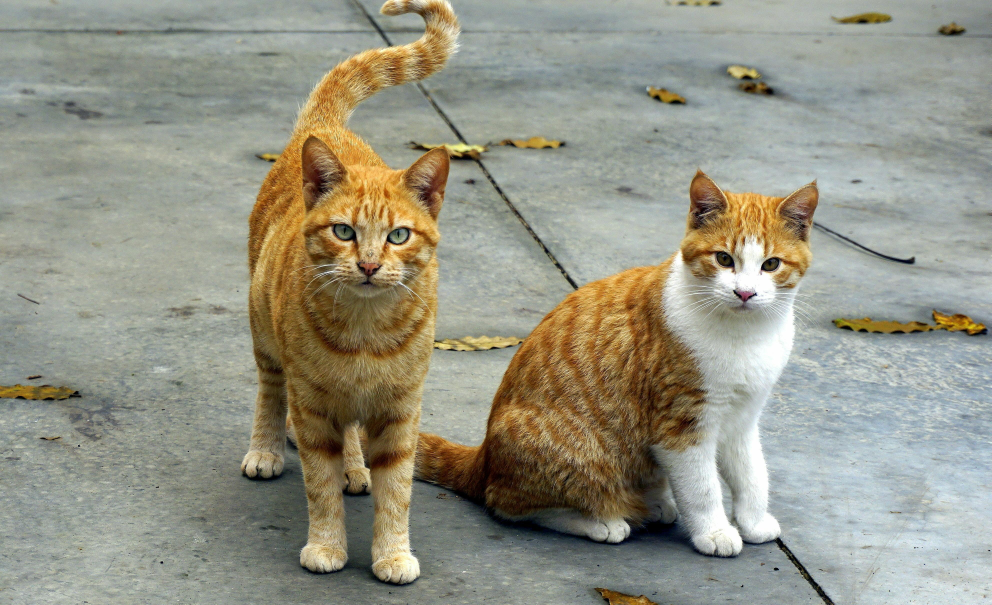
#> input picture client_images/gatos.jpg, 3965 x 2419 px (shown at 1/4 size)
$ python -i filters.py   (imports and definitions only)
#> lines starting #> are read from the running program, lines starting #| are printed output that depends on the picture
from PIL import Image

# Função para aplicar um filtro de pixelização e converter para preto e branco
def apply_filter(image_path):
#> called with image_path = '../client_images/gatos.jpg'
    img = Image.open(image_path)
#> img is the input picture: PIL image 3965x2419 RGB; mean R, G, B 149.4, 148.4, 133.1

    # Reduz a imagem para um tamanho menor, mas com uma redução menos agressiva
    smaller_size = (img.width // 5, img.height // 5)  # Redução suave
#> smaller_size = (793, 483)
    img = img.resize(smaller_size, Image.NEAREST)  # Aplicando o filtro de pixelização
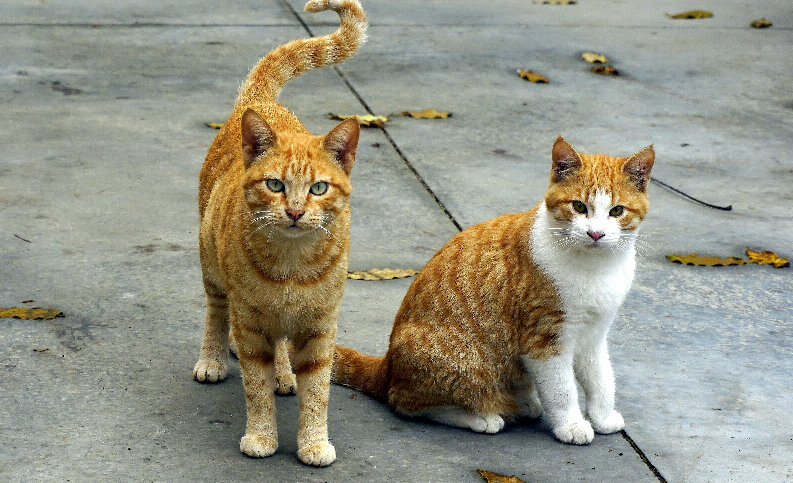
#> img: PIL image 793x483 RGB; mean R, G, B 149.4, 148.4, 133.1

    # Aumenta de volta ao tamanho original
    img = img.resize((img.width * 5, img.height * 5), Image.NEAREST)  # Aumentando sem suavizar
#> img: PIL image 3965x2415 RGB

    # Converte para preto e branco
    img = img.convert("L")  # "L" significa escala de cinza (grayscale)
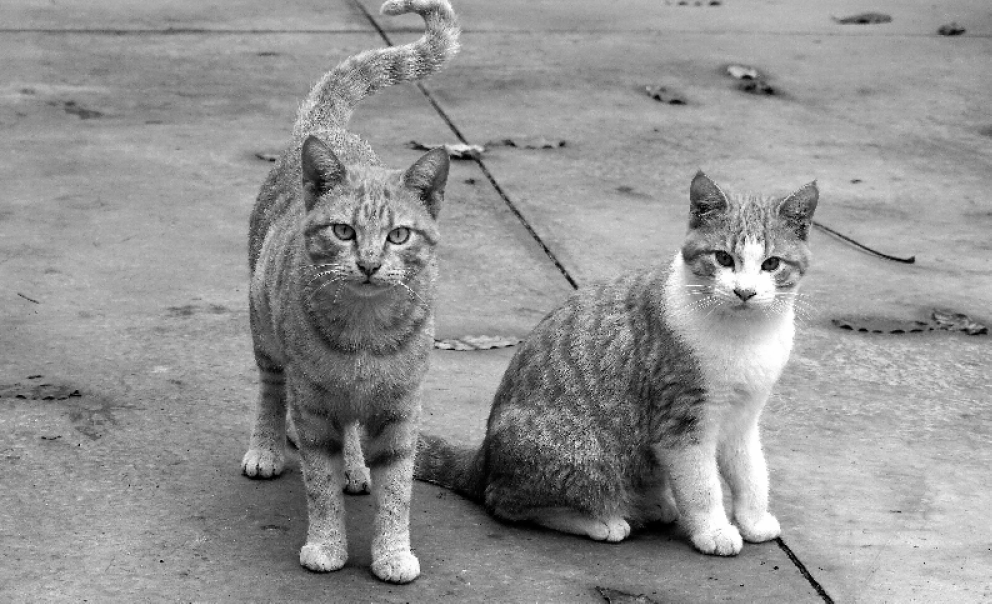
#> img: PIL image 3965x2415 L (shown at 1/4 size); min 0, max 255, mean 147

    return img

>>> result = apply_filter('../client_images/gatos.jpg')
